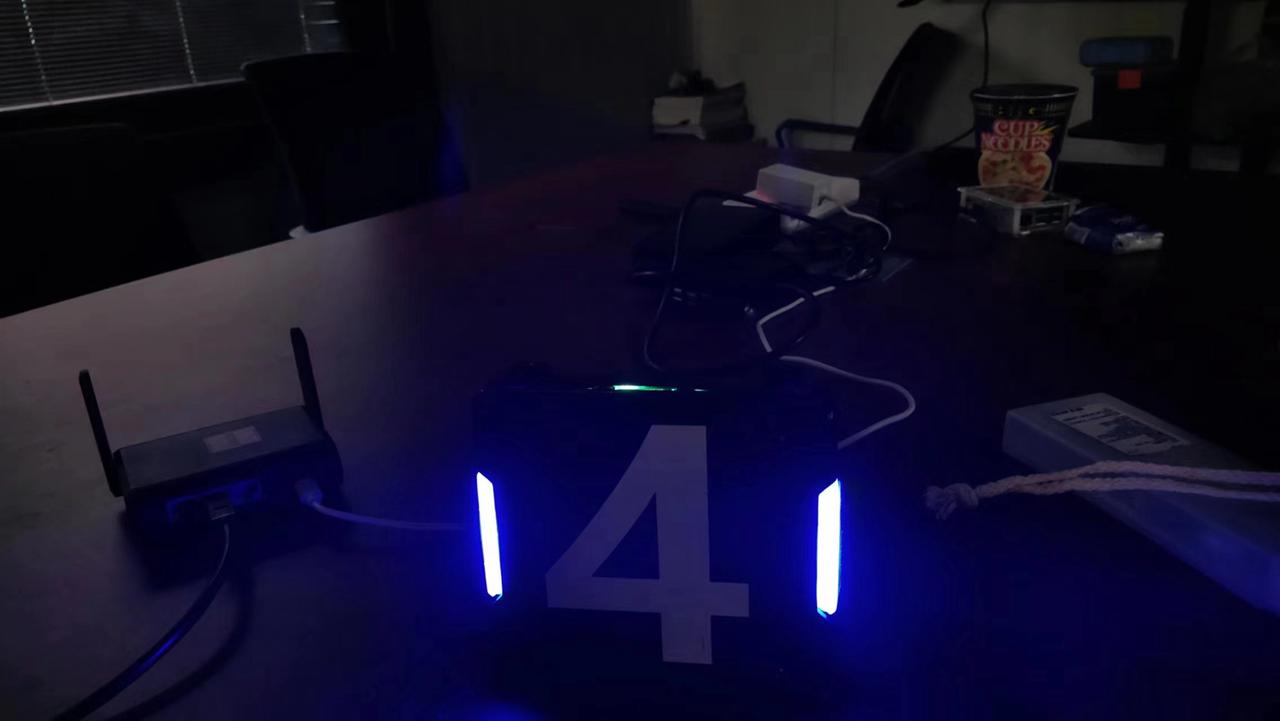
#> input picture test_1.jpg, 1280 x 721 px, found by its file name
$ python 8_1_counters.py
#> lines starting #> are read from the running program, lines starting #| are printed output that depends on the picture; after the words box and inside, x2 and y2 are one past the last pixel; in counts of white or black regions, pixels touching at a corner belong together
import cv2
import numpy as np

#图像轮廓提取：findContours(image, mode, method, offset) 返回轮廓和层次结构
#mode：轮廓提取模式，有四种：RETR_EXTERNAL=0（表示只检测外轮廓）, RETR_LIST=1（检测的轮廓不建立层级）, RETR_CCOMP（每层两级）, RETR_TREE（树形）
#method：轮廓逼近方法，有四种：CHAIN_APPROX_NONE（保存所有轮廓的点）, CHAIN_APPROX_SIMPLE（保存角点）, CHAIN_APPROX_TC89_L1, CHAIN_APPROX_TC89
#offset：轮廓坐标偏移量

#绘制轮廓：drawContours(image, contours, contourIdx, color, thickness)
#contourIdx：轮廓索引，-1表示绘制所有轮廓
img = cv2.imread("/home/c/桌面/Opencv/test_1.jpg")
#> img is the input picture: shape (721, 1280, 3); mean B, G, R 44.1, 15.5, 18.3
gray = cv2.cvtColor(img, cv2.COLOR_BGR2GRAY)
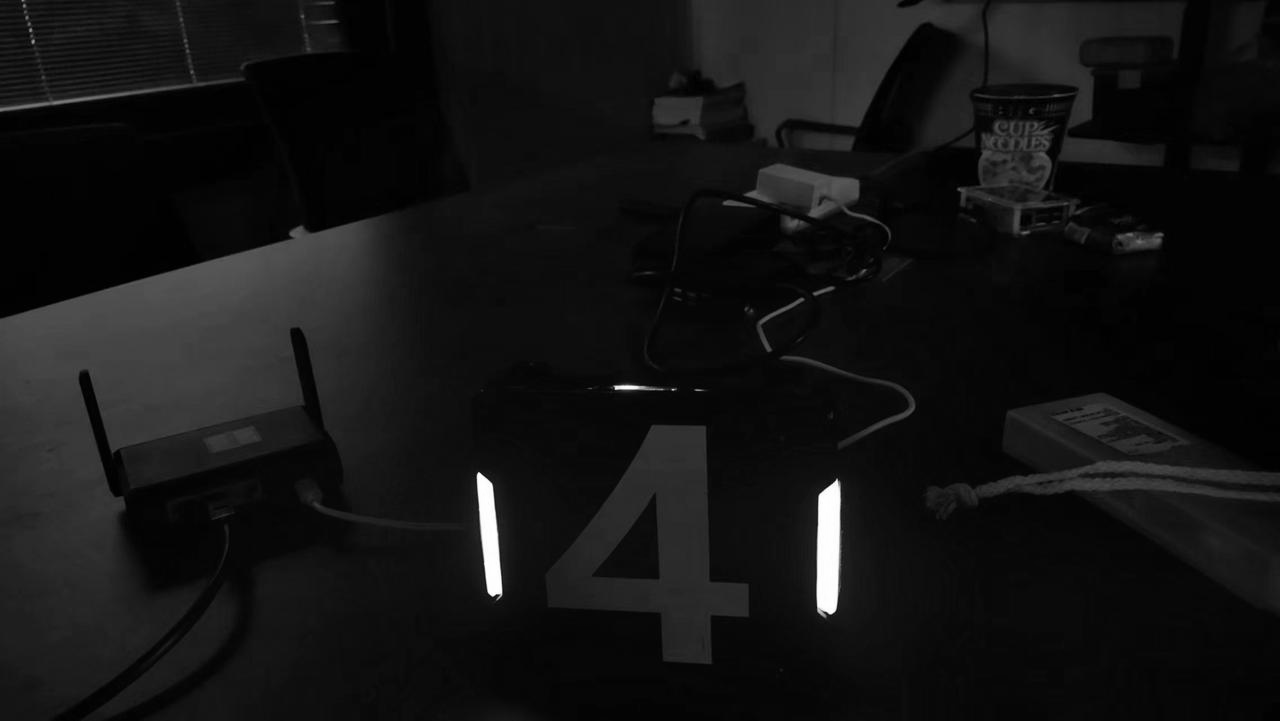
#> gray: shape (721, 1280); min 0, max 255, mean 19.6
ret, thresh = cv2.threshold(gray, 127, 255, cv2.THRESH_BINARY)
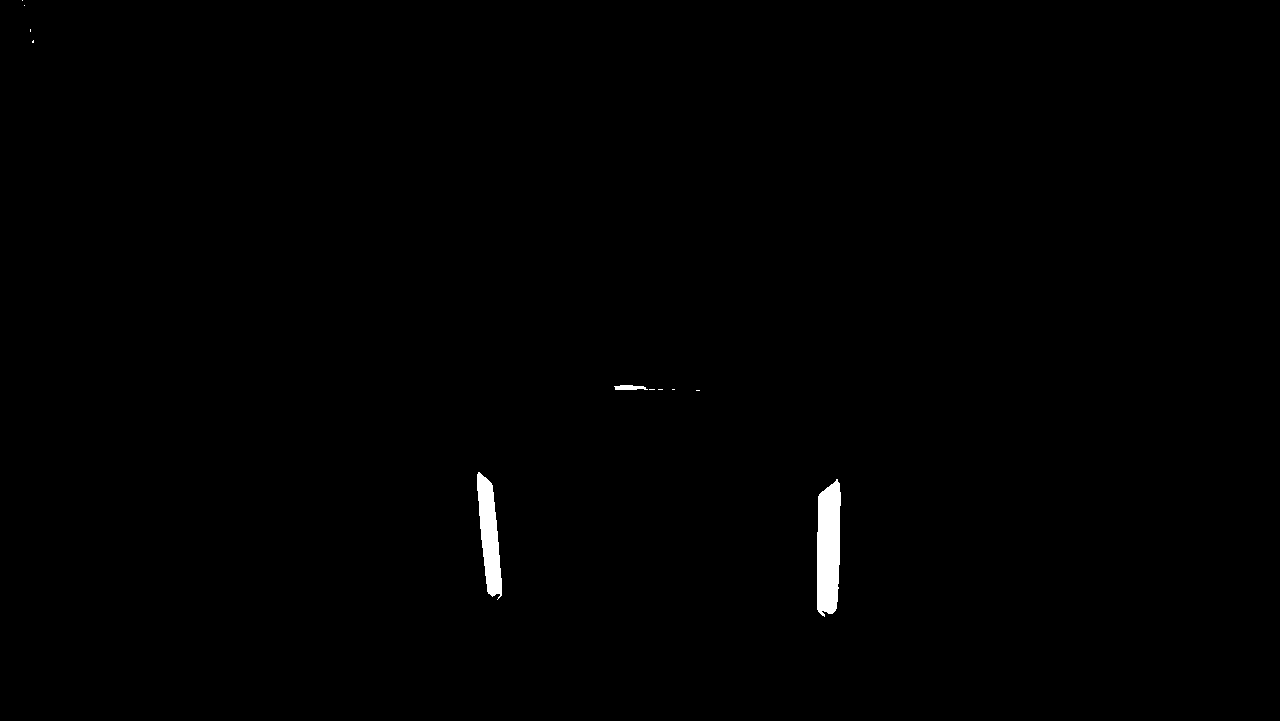
#> thresh: shape (721, 1280); 0.53% white; 11 white regions (8 under 20 px)
contours, hierarchy = cv2.findContours(thresh, cv2.RETR_TREE, cv2.CHAIN_APPROX_SIMPLE)
#> contours = 11 contours, 8 with area under 20; largest, box (x1, y1, x2, y2) and area: (817, 479, 841, 617) 2642, (477, 472, 502, 600) 1764, (614, 385, 648, 390) 96

cv2.drawContours(img, contours, -1, (0, 0, 255), 1)
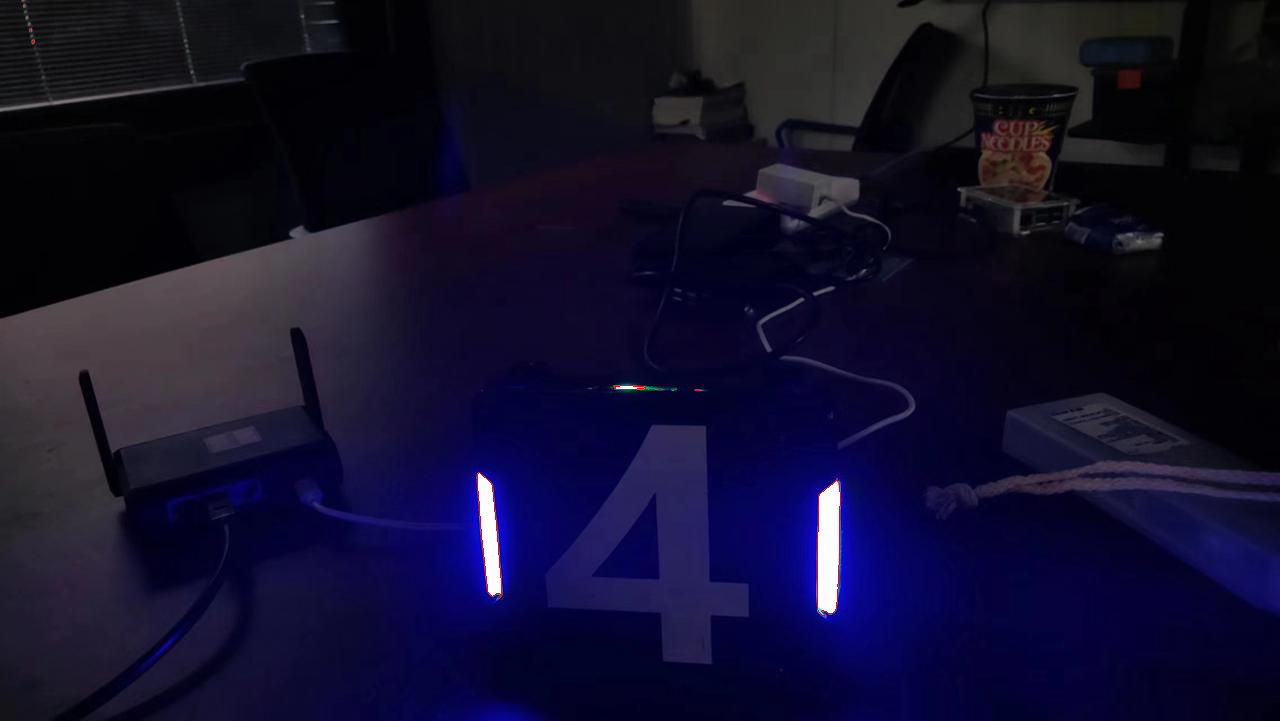
#> img: shape (721, 1280, 3); 0.07% of pixels changed, all inside (x1, y1, x2, y2) = (22, 0, 841, 617)

cv2.imshow("img", img)


key = cv2.waitKey(0)
#> (key Esc is pressed here)
